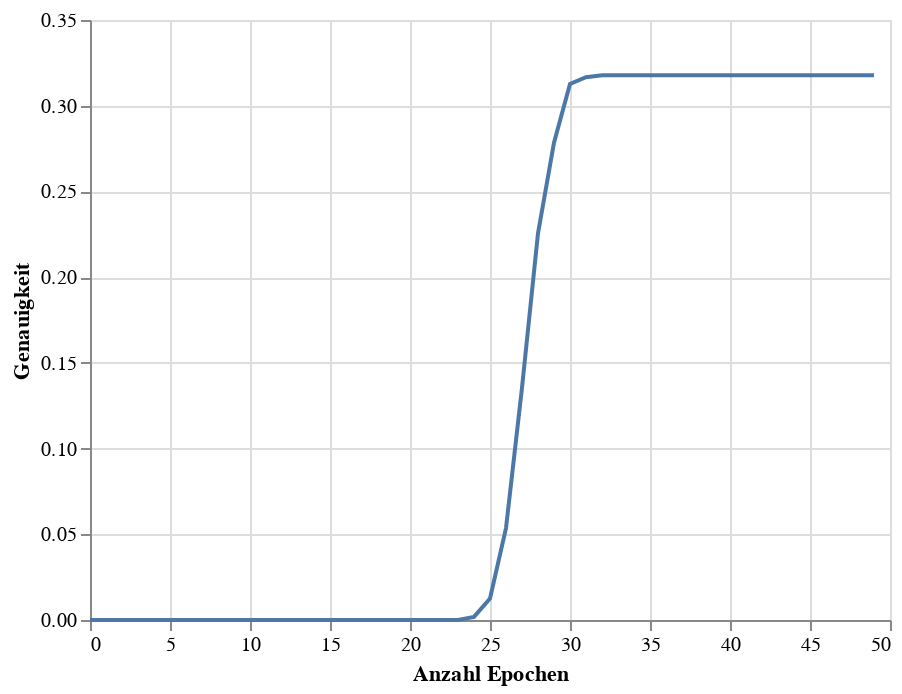

Notebook code cell kept with this figure:
### Code cell
accuracy_chart = alt.Chart(accuracy_df).mark_line().encode(
    x=alt.X('Epoch',title = 'Anzahl Epochen'),
    y=alt.Y('Accuracy', title = 'Genauigkeit')
)
accuracy_chart

### Figure 1 — Vega-Lite specification as saved in the notebook (floating-point values rounded to 4 significant figures)
{"config": {"view": {"continuousWidth": 400, "continuousHeight": 300}}, "data": {"name": "data-197a6a7ab8b3291962789bd275b92bb8"}, "mark": "line", "encoding": {"x": {"field": "Epoch", "title": "Anzahl Epochen", "type": "quantitative"}, "y": {"field": "Accuracy", "title": "Genauigkeit", "type": "quantitative"}}, "$schema": "https://vega.github.io/schema/vega-lite/v4.17.0.json", "datasets": {"data-197a6a7ab8b3291962789bd275b92bb8": [{"Epoch": 0, "Accuracy": 0.0}, {"Epoch": 1, "Accuracy": 0.0}, {"Epoch": 2, "Accuracy": 0.0}, {"Epoch": 3, "Accuracy": 0.0}, {"Epoch": 4, "Accuracy": 0.0}, {"Epoch": 5, "Accuracy": 0.0}, {"Epoch": 6, "Accuracy": 0.0}, {"Epoch": 7, "Accuracy": 0.0}, {"Epoch": 8, "Accuracy": 0.0}, {"Epoch": 9, "Accuracy": 0.0}, {"Epoch": 10, "Accuracy": 0.0}, {"Epoch": 11, "Accuracy": 0.0}, {"Epoch": 12, "Accuracy": 0.0}, {"Epoch": 13, "Accuracy": 0.0}, {"Epoch": 14, "Accuracy": 0.0}, {"Epoch": 15, "Accuracy": 0.0}, {"Epoch": 16, "Accuracy": 0.0}, {"Epoch": 17, "Accuracy": 0.0}, {"Epoch": 18, "Accuracy": 0.0}, {"Epoch": 19, "Accuracy": 0.0}, {"Epoch": 20, "Accuracy": 0.0}, {"Epoch": 21, "Accuracy": 0.0}, {"Epoch": 22, "Accuracy": 0.0}, {"Epoch": 23, "Accuracy": 0.0}, {"Epoch": 24, "Accuracy": 0.001787}, {"Epoch": 25, "Accuracy": 0.01251}, {"Epoch": 26, "Accuracy": 0.05361}, {"Epoch": 27, "Accuracy": 0.1355}, {"Epoch": 28, "Accuracy": 0.2255}, {"Epoch": 29, "Accuracy": 0.2784}, {"Epoch": 30, "Accuracy": 0.3127}, {"Epoch": 31, "Accuracy": 0.3167}, {"Epoch": 32, "Accuracy": 0.3177}, {"Epoch": 33, "Accuracy": 0.3177}, {"Epoch": 34, "Accuracy": 0.3177}, {"Epoch": 35, "Accuracy": 0.3177}, {"Epoch": 36, "Accuracy": 0.3177}, {"Epoch": 37, "Accuracy": 0.3177}, {"Epoch": 38, "Accuracy": 0.3177}, {"Epoch": 39, "Accuracy": 0.3177}, {"Epoch": 40, "Accuracy": 0.3177}, {"Epoch": 41, "Accuracy": 0.3177}, {"Epoch": 42, "Accuracy": 0.3177}, {"Epoch": 43, "Accuracy": 0.3177}, {"Epoch": 44, "Accuracy": 0.3177}, {"Epoch": 45, "Accuracy": 0.3177}, {"Epoch": 46, "Accuracy": 0.3177}, {"Epoch": 47, "Accuracy": 0.3177}, {"Epoch": 48, "Accuracy": 0.3177}, {"Epoch": 49, "Accuracy": 0.3177}]}}
